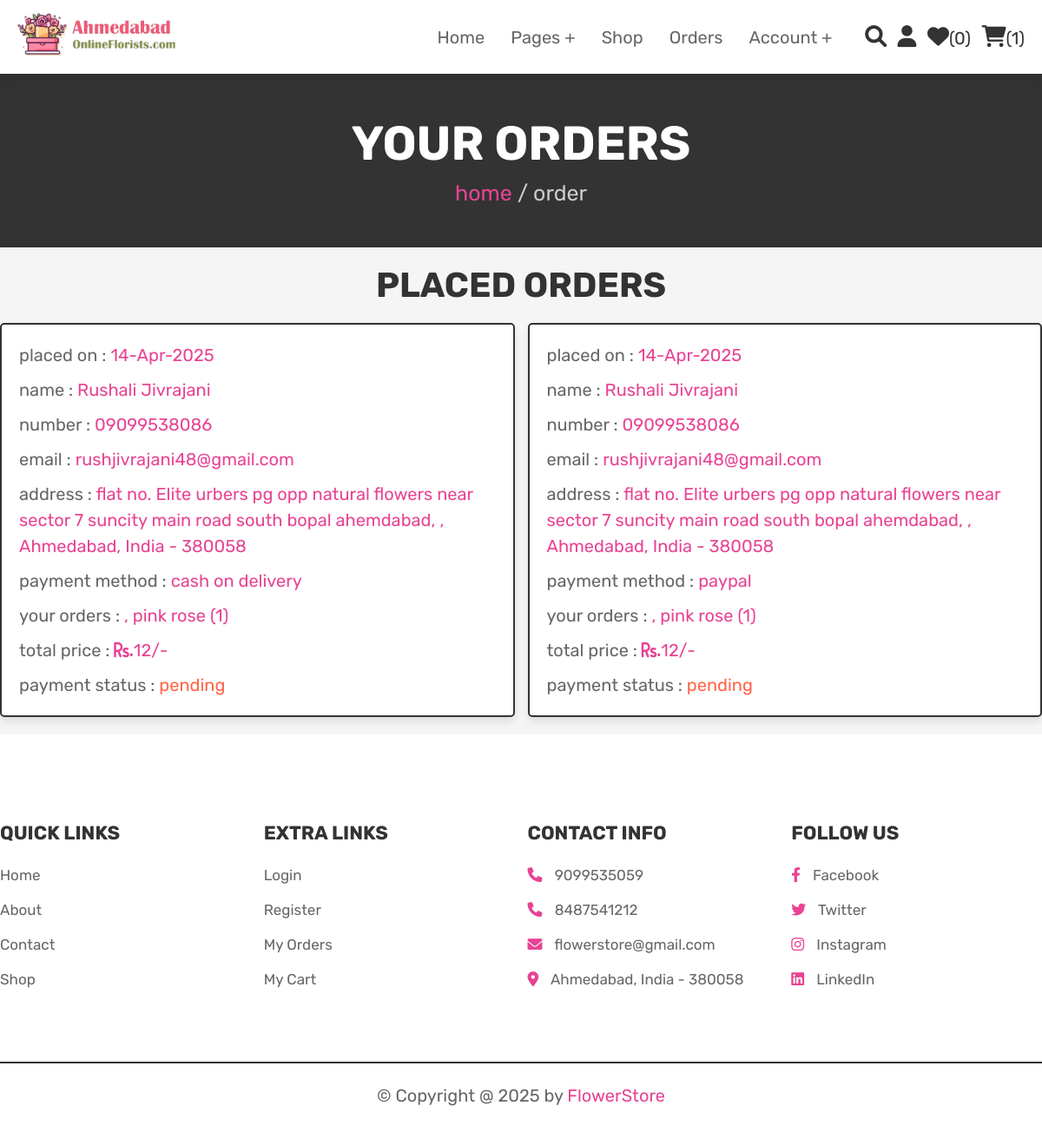
Page /orders.php (signed in) on the committed database.
### tables this page shows
CREATE TABLE `orders` (
  `id` int(100) NOT NULL,
  `user_id` int(100) NOT NULL,
  `name` varchar(100) NOT NULL,
  `number` varchar(12) NOT NULL,
  `email` varchar(100) NOT NULL,
  `method` varchar(50) NOT NULL,
  `address` varchar(500) NOT NULL,
  `total_products` varchar(1000) NOT NULL,
  `total_price` int(100) NOT NULL,
  `placed_on` varchar(50) NOT NULL,
  `payment_status` varchar(20) NOT NULL DEFAULT 'pending'
);

### orders.php (the view, shortened to what this page needs)
<?php
@include 'config.php';
$user_id = $_SESSION['user_id'];
?>
<!DOCTYPE html>
<html lang="en">
<head>
   <link rel="stylesheet" href="https://cdnjs.cloudflare.com/ajax/libs/font-awesome/6.0.0/css/all.min.css">
   <link rel="stylesheet" href="css/style.css">
</head>
<body>
<?php @include 'header.php'; ?>
<section class="heading">
    <h3>your orders</h3>
    <p> <a href="home.php">home</a> / order </p>
</section>
<section class="placed-orders">
    <h1 class="title">placed orders</h1>
    <div class="box-container">
    <?php
        $select_orders = mysqli_query($conn, "SELECT * FROM `orders` WHERE user_id = '$user_id'") or die('query failed');
        if(mysqli_num_rows($select_orders) > 0){
            while($fetch_orders = mysqli_fetch_assoc($select_orders)){
    ?>
    <div class="box">
        <p> placed on : <span><?php echo $fetch_orders['placed_on']; ?></span> </p>
        <p> name : <span><?php echo $fetch_orders['name']; ?></span> </p>
        <p> number : <span><?php echo $fetch_orders['number']; ?></span> </p>
        <p> email : <span><?php echo $fetch_orders['email']; ?></span> </p>
        <p> address : <span><?php echo $fetch_orders['address']; ?></span> </p>
        <p> payment method : <span><?php echo $fetch_orders['method']; ?></span> </p>
        <p> your orders : <span><?php echo $fetch_orders['total_products']; ?></span> </p>
        <p> total price : <span><i class="fa fa-rupee">. </i><?php echo $fetch_orders['total_price']; ?>/-</span> </p>
        <p> payment status : <span style="color:<?php if($fetch_orders['payment_status'] == 'pending'){echo 'tomato'; }else{echo 'green';} ?>"><?php echo $fetch_orders['payment_status']; ?></span> </p>
    </div>
    <?php
        }
    }else{
        echo '<p class="empty">no orders placed yet!</p>';
    }
    ?>
    </div>
</section>
<?php @include 'footer.php'; ?>
</body>
</html>

### css/style.css (style rules this page uses)
:root { --pink:#e84393; --red:#c0392b; --orange:#f39c12; --black:#333; --white:#fff; --light-color:#666; --light-white:#ccc; --light-bg:#f5f5f5; --border:.2rem solid var(--black); --box-shadow:0 .5rem 1rem rgba(0,0,0,.1); }
* { font-family: 'Rubik', sans-serif; margin:0; padding:0; box-sizing: border-box; outline: none; border:none; text-decoration: none; transition:all .2s linear; }
html { font-size: 62.5%; overflow-x: hidden; scroll-behavior: smooth; scroll-padding-top: 6.5rem; }
body { background: var(--light-bg); }
section { padding: 20px 0px 20px 0px; }
.heading { display: flex; flex-flow: column; align-items: center; justify-content: center; gap:1rem; background-color: var(--black); text-align: center; min-height: 25vh; }
.heading h3 { font-size: 5.5rem; color:var(--white); text-transform: uppercase; }
.heading p { font-size: 2.5rem; color:var(--light-white); }
.heading p a { color:var(--pink); }
.title { text-align: center; margin-bottom: 2rem; color:var(--black); text-transform: uppercase; font-size: 4rem; }
.placed-orders .box-container { max-width: 1200px; margin:0 auto; display: flex; flex-wrap: wrap; gap:1.5rem; align-items: flex-start; }
.placed-orders .box-container .box { background-color: var(--white); padding:1rem 2rem; border:var(--border); box-shadow: var(--box-shadow); flex:1 1 40rem; border-radius: .5rem; }
.placed-orders .box-container .box p { margin: 1rem 0; font-size: 2rem; line-height: 1.5; color:var(--light-color); }
.placed-orders .box-container .box p span { color:var(--pink); }

### rows in the picture
orders: placed_on "14-Apr-2025", name "Rushali Jivrajani", number "09099538086", email "rushjivrajani48@gmail.com", address "flat no. Elite urbers pg opp natural flowers near sector 7 suncity main road south bopal ahemdabad, , Ahmedabad, India - 380058", method "cash on delivery", total_products ", pink rose (1)", total_price "12", payment_status "pending"
orders: placed_on "14-Apr-2025", name "Rushali Jivrajani", number "09099538086", email "rushjivrajani48@gmail.com", address "flat no. Elite urbers pg opp natural flowers near sector 7 suncity main road south bopal ahemdabad, , Ahmedabad, India - 380058", method "paypal", total_products ", pink rose (1)", total_price "12", payment_status "pending"

### other values in the picture
$wishlist_num_rows "0"
$cart_num_rows "1"
